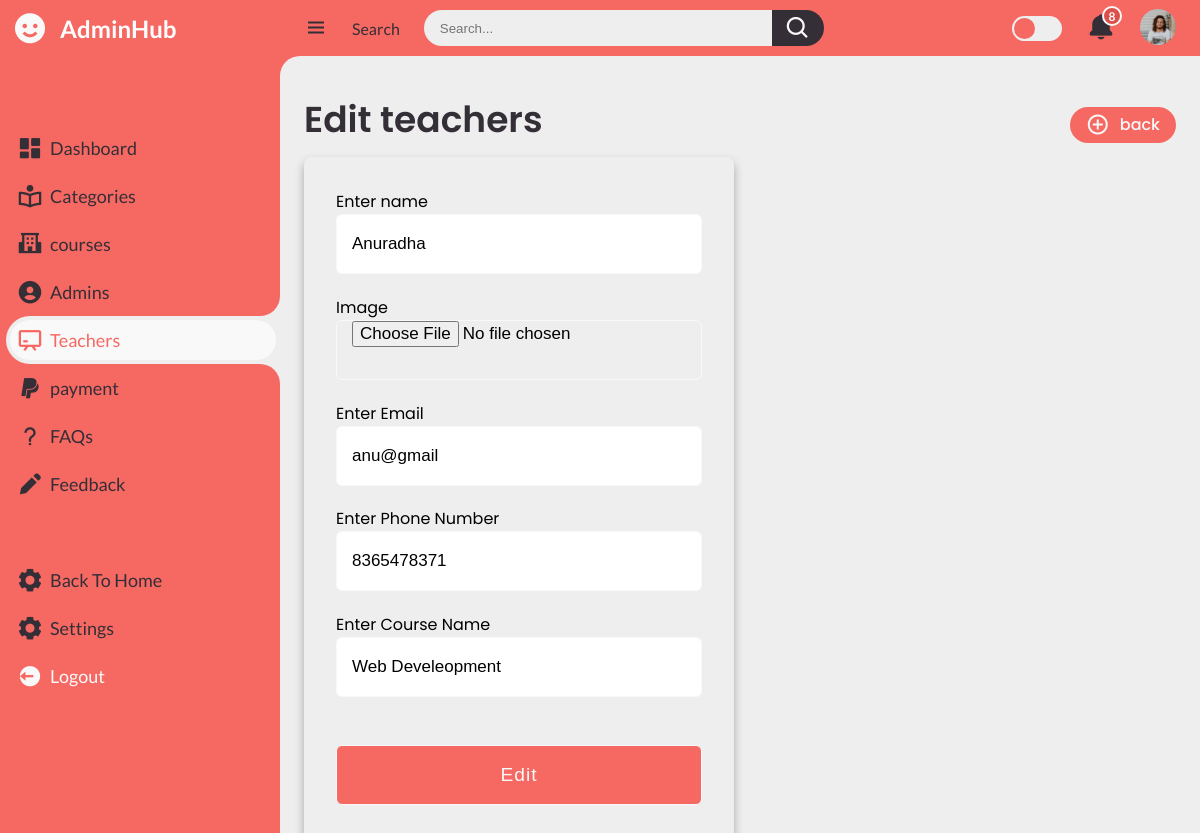
The page /adminpanel/teachers/teachersedit.php?id=1 (signed in) on the database its author committed.
### tables this page shows
CREATE TABLE `teachers` (
  `id` int(11) NOT NULL,
  `name` text DEFAULT NULL,
  `image` longblob DEFAULT NULL,
  `email` text DEFAULT NULL,
  `phone` text DEFAULT NULL,
  `course` text DEFAULT NULL,
  `teacherid` text DEFAULT NULL,
  `joinedat` timestamp NULL DEFAULT current_timestamp()
);

### adminpanel/teachers/teachersedit.php (the view, shortened to what this page needs)
<?php
	if(isset($_SESSION['login']) && $_SESSION['login'] == true){
	require('../config.php');
	$name = "";
	$email = "";
	$phone = "";
	$course = "";
	$file = "";
	if($_SERVER['REQUEST_METHOD'] == 'GET'){
		$id = $_GET["id"];
        $result = mysqli_query($db,"SELECT * FROM `teachers` WHERE id=$id");
        $row = $result->fetch_assoc();
		$name = $row['name'];
		$email = $row['email'];
		$phone = $row['phone'];
		$course = $row['course'];
		$file = $row['image'];
	}
?>
<!DOCTYPE html>
<html lang="en">
<head>
	<link href='https://unpkg.com/boxicons@2.0.9/css/boxicons.min.css' rel='stylesheet'>
	<link rel="stylesheet" href="../../css/admin.css">
	<link rel="stylesheet" href="../../css/adminforms.css">
</head>
<body>
	<section id="sidebar">
		<a href="#" class="brand">
			<i class='bx bxs-smile'></i>
			<span class="text" style="color:white; ">AdminHub</span>
		</a>
		<ul class="side-menu top">
			<li>
				<a href="..\admin.php">
					<i class='bx bxs-dashboard' ></i>
					<span class="text">Dashboard</span>
				</a>
			</li>
			<li>
				<a href="..\category\category.php">
					<i class='bx bx-book-reader' ></i>
					<span class="text">Categories</span>
				</a>
			</li>
			<li>
				<a href="..\courses\courses.php">
					<i class='bx bxs-school'></i>
					<span class="text">courses</span>
				</a>
			</li>
			<li>
				<a href="..\admins\admins.php">
					<i class='bx bxs-user-circle'></i>
					<span class="text">Admins</span>
				</a>
			</li>
			<li class="active">
				<a href="..\teachers\teachers.php">
					<i class='bx bx-chalkboard'></i>
					<span class="text">Teachers</span>
				</a>
			</li>
			<li>
				<a href="..\payment\payment.html">
					<i class='bx bxl-paypal'></i>
					<span class="text">payment</span>
				</a>
			</li>
			<li>
				<a href="..\faqs\faqs.php">
					<i class='bx bx-question-mark'></i>
					<span class="text">FAQs</span>
				</a>
			</li>
			<li>
				<a href="..\feedback\feedback.php">
					<i class='bx bxs-pencil'></i>
					<span class="text">Feedback</span>
				</a>
			</li>
		</ul>
		<ul class="side-menu">
			<li>
				<a href="../../index.php">
					<i class='bx bxs-cog' ></i>
					<span class="text">Back To Home</span>
				</a>
			</li>
			<li>
				<a href="#">
					<i class='bx bxs-cog' ></i>
					<span class="text">Settings</span>
				</a>
			</li>
			<li>
				<a href="../../logout.php" class="logout">
					<i class='bx bxs-log-out-circle' ></i>
					<span class="text">Logout</span>
				</a>
			</li>
		</ul>
	</section>
	<section id="content">
		<nav>
			<i class='bx bx-menu' ></i>
			<a href="#" class="nav-link">Search</a>
			<form action="#">
				<div class="form-input">
					<input type="search" placeholder="Search...">
					<button type="submit" class="search-btn"><i class='bx bx-search' ></i></button>
				</div>
			</form>
			<label for="switch-mode" class="switch-mode"></label>
			<a href="#" class="notification">
				<i class='bx bxs-bell' ></i>
				<span class="num">8</span>
			</a>
			<a href="#" class="profile">
				<img src="..\img/people.png">
			</a>
		</nav>
		<main>
			<div class="head-title">
				<div class="left">
					<h1> Edit teachers</h1>
				</div>
                <a href="..\teachers\teachers.php" class="btn-download">
                    <i class='bx bx-plus-circle'></i>
                    <span class="text">back</span>
                </a>
			</div>
			<div class="container">
				<div class="login form">
				  <form action="#" method="post" enctype="multipart/form-data">
					<span> Enter name</span>
					<input type="text" name="name" placeholder="Enter Name" value="<?php echo $name; ?>">
					<span>Image</span>
					<input type="file" name="image" placeholder="Select Image" value="<?php echo $file; ?>">
					<span> Enter Email</span>
					<input type="email" name="email" placeholder="Enter Email" value="<?php echo $email; ?>">
					<span> Enter Phone Number</span>
					<input type="text" name="phone" placeholder="Enter Phone Number" value="<?php echo $phone; ?>">
					<span> Enter Course Name</span>
					<input type="text" name="course" placeholder="Enter Course Name" value="<?php echo $course; ?>">
					<input type="submit" class="button" value="Edit">
				  </form>
		</main>
	</section>
</body>
</html>
<?php
	}
	else{
		header("Location: ../../login.php");
	}
?>

### css/adminforms.css (style rules this page uses)
:root { --poppins: 'Poppins', sans-serif; --lato: 'Lato', sans-serif; --light: #F9F9F9; --light-white: ; --blue:#f66962; --light-blue: #F5D7D8; --grey: #eee; --dark-grey: #AAAAAA; --dark: #342E37; --red: #DB504A; --yellow: #FFCE26; --light-yellow: #FFF2C6; --orange: #FD7238; --light-orange: #FFE0D3; }
html { overflow-x: hidden; }
body { background:var(--grey); }
.container { position: relative; max-width: 430px; width: 100%; background: var(--light-white); border-radius: 7px; box-shadow: 0 5px 10px rgba(0,0,0,0.3); }
.container .form { padding: 2rem; }
.form input { height: 60px; width: 100%; padding: 0 15px; font-size: 17px; margin-bottom: 1.3rem; border: 1px solid var(--light); border-radius: 6px; outline: none; }
.form input.button { color: var(--light); background: var(--blue); font-size: 1.2rem; font-weight: 500; letter-spacing: 1px; margin-top: 1.7rem; cursor: pointer; transition: 0.4s; }

### rows shown on the page
teachers: name "Anuradha", email "anu@gmail", phone "8365478371", course "Web Develeopment"
